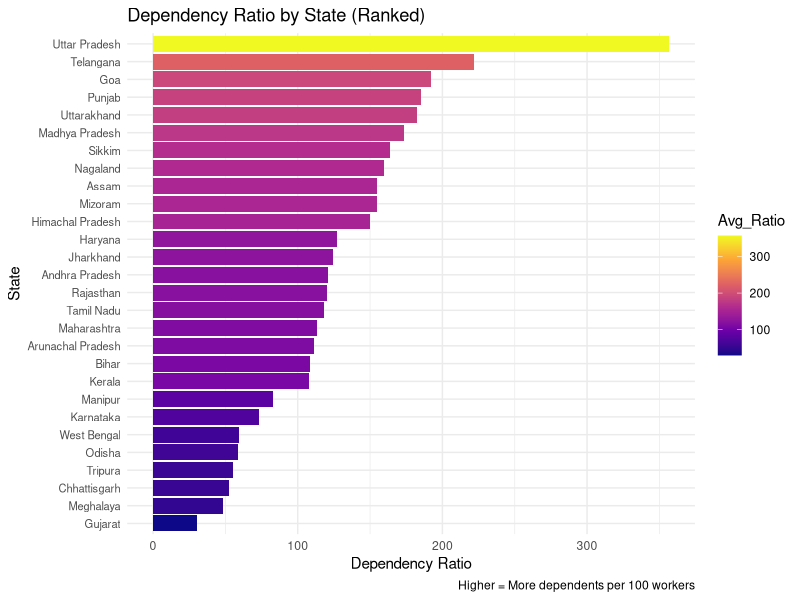
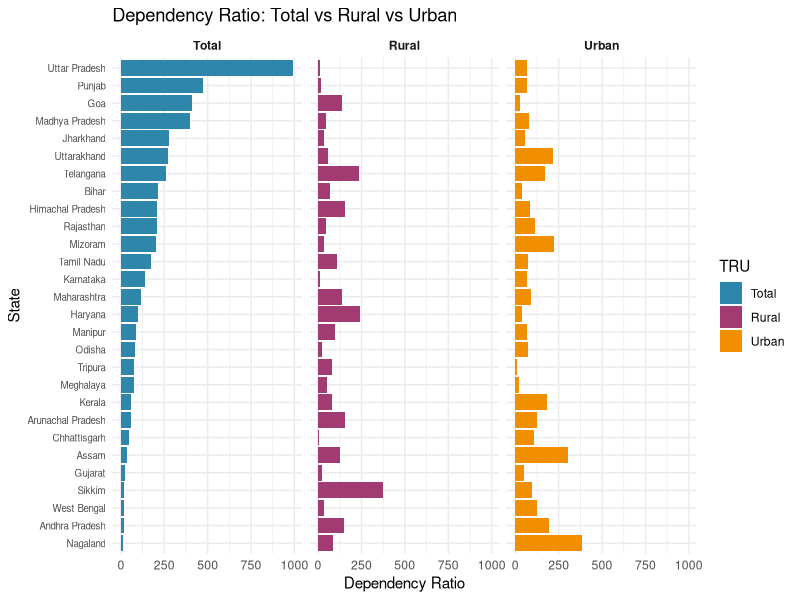
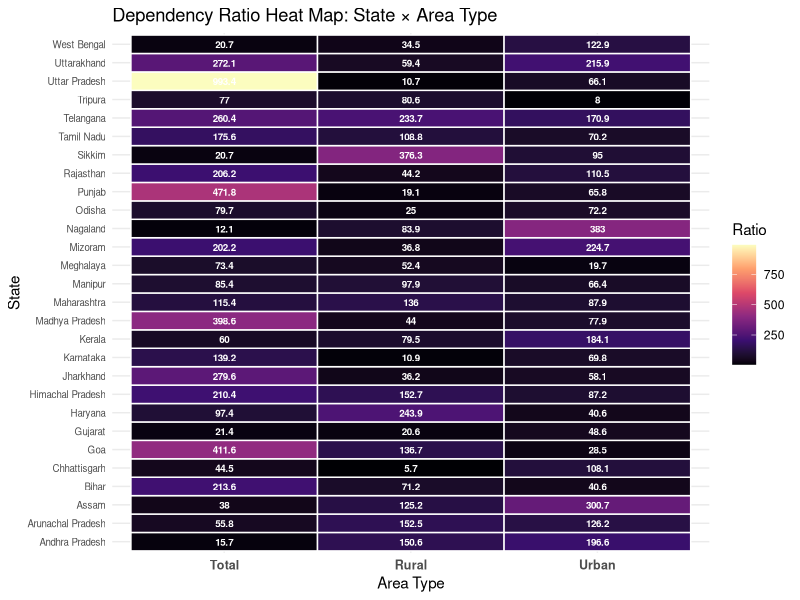
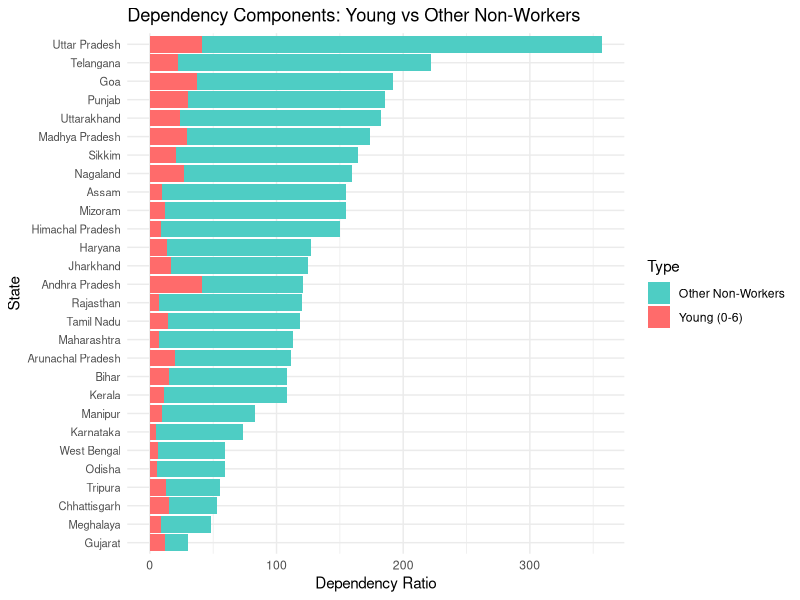

Source code (R) for these figures, in order:
# QUICK START - Simplified Dependency Ratio Analysis
# Use this if you want to test quickly with sample data

library(tidyverse)
library(ggplot2)

# ============================================================================
# CREATE SAMPLE DATA (Replace with your actual data)
# ============================================================================
set.seed(123)

# Sample states
states <- c("Andhra Pradesh", "Arunachal Pradesh", "Assam", "Bihar", 
            "Chhattisgarh", "Goa", "Gujarat", "Haryana", "Himachal Pradesh", 
            "Jharkhand", "Karnataka", "Kerala", "Madhya Pradesh", "Maharashtra", 
            "Manipur", "Meghalaya", "Mizoram", "Nagaland", "Odisha", "Punjab",
            "Rajasthan", "Sikkim", "Tamil Nadu", "Telangana", "Tripura", 
            "Uttar Pradesh", "Uttarakhand", "West Bengal")

# Create data
data <- expand.grid(
  State = states,
  TRU = c("Total", "Rural", "Urban")
) %>%
  mutate(
    Total_Workers = sample(1000000:20000000, n(), replace = TRUE),
    Non_Workers = sample(500000:15000000, n(), replace = TRUE),
    Young_0_6 = sample(100000:2000000, n(), replace = TRUE)
  )

# ============================================================================
# CALCULATE DEPENDENCY RATIO
# ============================================================================
data <- data %>%
  mutate(
    Dependency_Ratio = (Non_Workers / Total_Workers) * 100,
    Young_Ratio = (Young_0_6 / Total_Workers) * 100,
    Other_Ratio = Dependency_Ratio - Young_Ratio
  )

# ============================================================================
# PLOT 1: Horizontal Bar Chart
# ============================================================================
p1_data <- data %>%
  group_by(State) %>%
  summarise(Avg_Ratio = mean(Dependency_Ratio)) %>%
  arrange(Avg_Ratio) %>%
  mutate(State = factor(State, levels = State))

p1 <- ggplot(p1_data, aes(x = Avg_Ratio, y = State)) +
  geom_col(aes(fill = Avg_Ratio)) +
  scale_fill_viridis_c(option = "plasma") +
  labs(title = "Dependency Ratio by State (Ranked)",
       x = "Dependency Ratio", y = "State",
       caption = "Higher = More dependents per 100 workers") +
  theme_minimal() +
  theme(axis.text.y = element_text(size = 8))

print(p1)

# ============================================================================
# PLOT 2: Faceted by TRU
# ============================================================================
p2_data <- data %>%
  group_by(State, TRU) %>%
  summarise(Ratio = mean(Dependency_Ratio)) %>%
  ungroup() %>%
  mutate(State = factor(State, 
    levels = (data %>% filter(TRU == "Total") %>% 
      group_by(State) %>% summarise(r = mean(Dependency_Ratio)) %>% 
      arrange(r) %>% pull(State))))

p2 <- ggplot(p2_data, aes(x = Ratio, y = State, fill = TRU)) +
  geom_col(position = "dodge") +
  facet_wrap(~TRU, ncol = 3) +
  scale_fill_manual(values = c("Total" = "#2E86AB", "Rural" = "#A23B72", "Urban" = "#F18F01")) +
  labs(title = "Dependency Ratio: Total vs Rural vs Urban",
       x = "Dependency Ratio", y = "State") +
  theme_minimal() +
  theme(axis.text.y = element_text(size = 7), strip.text = element_text(face = "bold"))

print(p2)

# ============================================================================
# PLOT 3: Heat Map
# ============================================================================
p3_data <- data %>%
  group_by(State, TRU) %>%
  summarise(Ratio = mean(Dependency_Ratio)) %>%
  ungroup() %>%
  mutate(TRU = factor(TRU, levels = c("Total", "Rural", "Urban")))

p3 <- ggplot(p3_data, aes(x = TRU, y = State, fill = Ratio)) +
  geom_tile(color = "white", size = 0.5) +
  geom_text(aes(label = round(Ratio, 1)), color = "white", size = 2.5, fontface = "bold") +
  scale_fill_viridis_c(option = "magma") +
  labs(title = "Dependency Ratio Heat Map: State × Area Type",
       x = "Area Type", y = "State") +
  theme_minimal() +
  theme(axis.text.y = element_text(size = 7), axis.text.x = element_text(size = 9, face = "bold"))

print(p3)

# ============================================================================
# PLOT 4: Stacked Bar (Components)
# ============================================================================
p4_data <- data %>%
  group_by(State) %>%
  summarise(
    Young = mean(Young_Ratio),
    Other = mean(Other_Ratio)
  ) %>%
  arrange(Young + Other) %>%
  mutate(State = factor(State, levels = State)) %>%
  pivot_longer(cols = c(Young, Other), names_to = "Type", values_to = "Ratio")

p4 <- ggplot(p4_data, aes(x = Ratio, y = State, fill = Type)) +
  geom_col(position = "stack") +
  scale_fill_manual(
    values = c("Young" = "#FF6B6B", "Other" = "#4ECDC4"),
    labels = c("Young" = "Young (0-6)", "Other" = "Other Non-Workers")
  ) +
  labs(title = "Dependency Components: Young vs Other Non-Workers",
       x = "Dependency Ratio", y = "State", fill = "Type") +
  theme_minimal() +
  theme(axis.text.y = element_text(size = 8))

print(p4)

# ============================================================================
# QUICK STATISTICS
# ============================================================================
cat("\n===== DEPENDENCY RATIO SUMMARY =====\n")
cat("Overall Mean:", round(mean(data$Dependency_Ratio), 2), "\n")
cat("Overall Median:", round(median(data$Dependency_Ratio), 2), "\n")
cat("Overall SD:", round(sd(data$Dependency_Ratio), 2), "\n\n")

cat("By Area Type:\n")
data %>%
  group_by(TRU) %>%
  summarise(Mean = round(mean(Dependency_Ratio), 2),
            Median = round(median(Dependency_Ratio), 2)) %>%
  print()

cat("\n\nTop 5 States (Highest Dependency):\n")
data %>%
  group_by(State) %>%
  summarise(Avg = round(mean(Dependency_Ratio), 2)) %>%
  arrange(desc(Avg)) %>%
  head(5) %>%
  print()

cat("\n\nBottom 5 States (Lowest Dependency):\n")
data %>%
  group_by(State) %>%
  summarise(Avg = round(mean(Dependency_Ratio), 2)) %>%
  arrange(Avg) %>%
  head(5) %>%
  print()
